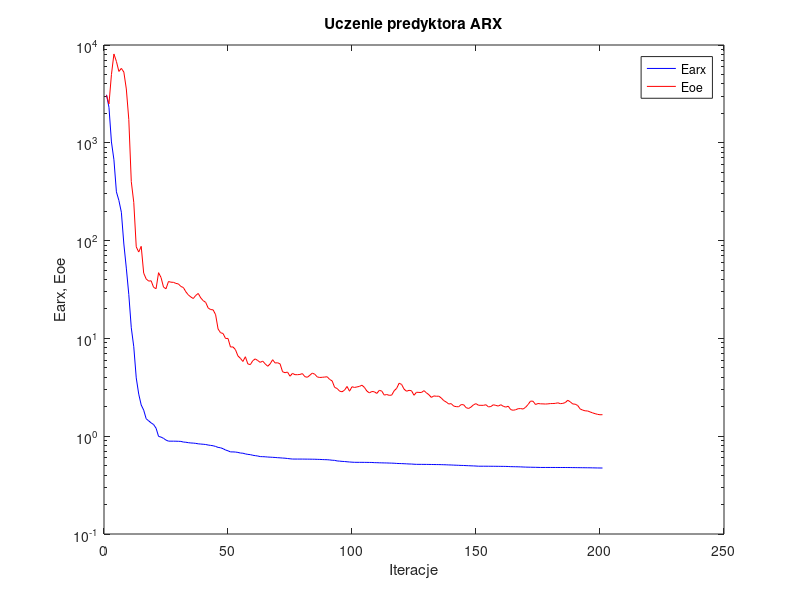
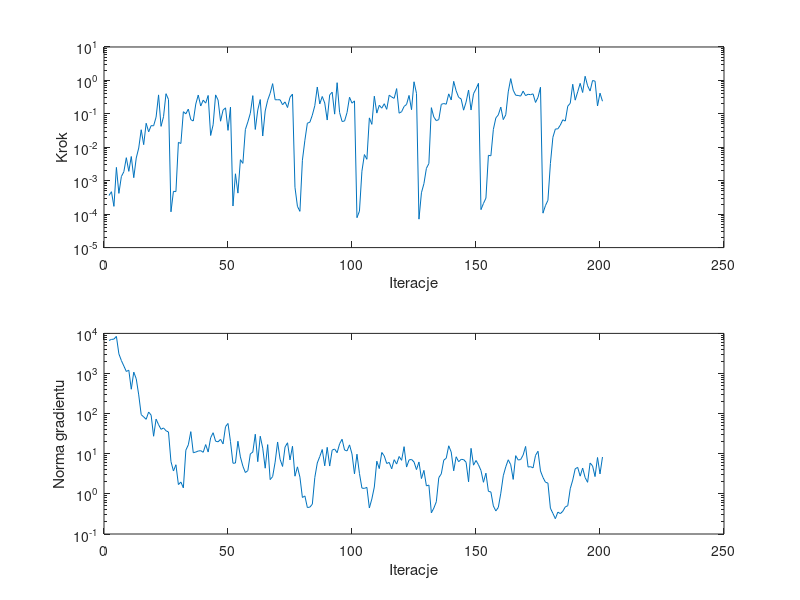

Write MATLAB code to recreate these figures, in order.
%uczenie predyktora arx
clear all;
n=0; farx(n+1)=3.098838e+003; foe(n+1)=3.068623e+003; wspucz(n+1)=0.000000e+000; ng(n+1)=0.000000e+000;
%odnowa zmiennej metryki
n=1; farx(n+1)=2.307228e+003; foe(n+1)=2.499392e+003; krok(n+1)=3.606707e-004; ng(n+1)=6.678757e+003;
n=2; farx(n+1)=1.019990e+003; foe(n+1)=4.984811e+003; krok(n+1)=4.691225e-004; ng(n+1)=7.064123e+003;
n=3; farx(n+1)=6.707606e+002; foe(n+1)=8.099342e+003; krok(n+1)=1.711903e-004; ng(n+1)=7.205511e+003;
n=4; farx(n+1)=3.153307e+002; foe(n+1)=6.792108e+003; krok(n+1)=2.501815e-003; ng(n+1)=8.424341e+003;
n=5; farx(n+1)=2.575330e+002; foe(n+1)=5.367511e+003; krok(n+1)=4.187132e-004; ng(n+1)=3.087481e+003;
n=6; farx(n+1)=1.949854e+002; foe(n+1)=5.770074e+003; krok(n+1)=1.330026e-003; ng(n+1)=2.108167e+003;
n=7; farx(n+1)=9.236112e+001; foe(n+1)=5.285905e+003; krok(n+1)=1.861026e-003; ng(n+1)=1.540244e+003;
n=8; farx(n+1)=5.230404e+001; foe(n+1)=3.549962e+003; krok(n+1)=4.884963e-003; ng(n+1)=1.123979e+003;
n=9; farx(n+1)=2.806673e+001; foe(n+1)=1.729527e+003; krok(n+1)=1.908037e-003; ng(n+1)=1.209441e+003;
n=10; farx(n+1)=1.284551e+001; foe(n+1)=4.011751e+002; krok(n+1)=5.303205e-003; ng(n+1)=4.057366e+002;
n=11; farx(n+1)=8.220526e+000; foe(n+1)=2.463379e+002; krok(n+1)=1.233312e-003; ng(n+1)=1.084366e+003;
n=12; farx(n+1)=3.948050e+000; foe(n+1)=8.635100e+001; krok(n+1)=4.776032e-003; ng(n+1)=7.386236e+002;
n=13; farx(n+1)=2.695027e+000; foe(n+1)=7.639654e+001; krok(n+1)=9.513276e-003; ng(n+1)=2.933592e+002;
n=14; farx(n+1)=2.086324e+000; foe(n+1)=8.731799e+001; krok(n+1)=3.347423e-002; ng(n+1)=9.442309e+001;
n=15; farx(n+1)=1.848304e+000; foe(n+1)=4.649567e+001; krok(n+1)=1.199493e-002; ng(n+1)=8.286690e+001;
n=16; farx(n+1)=1.509758e+000; foe(n+1)=4.057272e+001; krok(n+1)=5.234463e-002; ng(n+1)=7.223637e+001;
n=17; farx(n+1)=1.436189e+000; foe(n+1)=3.854652e+001; krok(n+1)=2.896961e-002; ng(n+1)=1.098839e+002;
n=18; farx(n+1)=1.369018e+000; foe(n+1)=3.882296e+001; krok(n+1)=4.446078e-002; ng(n+1)=9.177283e+001;
n=19; farx(n+1)=1.315592e+000; foe(n+1)=3.327225e+001; krok(n+1)=4.388300e-002; ng(n+1)=2.732363e+001;
n=20; farx(n+1)=1.206728e+000; foe(n+1)=3.223865e+001; krok(n+1)=7.959957e-002; ng(n+1)=7.295043e+001;
n=21; farx(n+1)=9.950360e-001; foe(n+1)=4.699756e+001; krok(n+1)=3.691454e-001; ng(n+1)=5.317138e+001;
n=22; farx(n+1)=9.793416e-001; foe(n+1)=4.190196e+001; krok(n+1)=4.226396e-002; ng(n+1)=4.062763e+001;
n=23; farx(n+1)=9.505744e-001; foe(n+1)=3.343484e+001; krok(n+1)=8.219922e-002; ng(n+1)=4.397025e+001;
n=24; farx(n+1)=9.125532e-001; foe(n+1)=3.217560e+001; krok(n+1)=4.004429e-001; ng(n+1)=3.745955e+001;
n=25; farx(n+1)=8.901216e-001; foe(n+1)=3.816187e+001; krok(n+1)=2.695720e-001; ng(n+1)=3.486008e+001;
%odnowa zmiennej metryki
n=26; farx(n+1)=8.898540e-001; foe(n+1)=3.755768e+001; krok(n+1)=1.174532e-004; ng(n+1)=6.397514e+000;
n=27; farx(n+1)=8.896018e-001; foe(n+1)=3.744075e+001; krok(n+1)=4.820713e-004; ng(n+1)=3.717432e+000;
n=28; farx(n+1)=8.888977e-001; foe(n+1)=3.650262e+001; krok(n+1)=4.723973e-004; ng(n+1)=5.324859e+000;
n=29; farx(n+1)=8.869902e-001; foe(n+1)=3.605971e+001; krok(n+1)=1.406421e-002; ng(n+1)=1.706508e+000;
n=30; farx(n+1)=8.850549e-001; foe(n+1)=3.395380e+001; krok(n+1)=1.299379e-002; ng(n+1)=1.973647e+000;
n=31; farx(n+1)=8.716144e-001; foe(n+1)=3.315701e+001; krok(n+1)=1.160291e-001; ng(n+1)=1.410075e+000;
n=32; farx(n+1)=8.674334e-001; foe(n+1)=2.995821e+001; krok(n+1)=1.001107e-001; ng(n+1)=1.227913e+001;
n=33; farx(n+1)=8.588193e-001; foe(n+1)=2.787090e+001; krok(n+1)=1.389676e-001; ng(n+1)=1.670145e+001;
n=34; farx(n+1)=8.527024e-001; foe(n+1)=2.651967e+001; krok(n+1)=6.722782e-002; ng(n+1)=3.557394e+001;
n=35; farx(n+1)=8.500999e-001; foe(n+1)=2.557153e+001; krok(n+1)=6.109779e-002; ng(n+1)=1.058810e+001;
n=36; farx(n+1)=8.447215e-001; foe(n+1)=2.752602e+001; krok(n+1)=1.961845e-001; ng(n+1)=1.103398e+001;
n=37; farx(n+1)=8.358116e-001; foe(n+1)=2.881438e+001; krok(n+1)=3.655097e-001; ng(n+1)=1.169568e+001;
n=38; farx(n+1)=8.313648e-001; foe(n+1)=2.597296e+001; krok(n+1)=1.717868e-001; ng(n+1)=1.194038e+001;
n=39; farx(n+1)=8.273114e-001; foe(n+1)=2.432182e+001; krok(n+1)=2.565715e-001; ng(n+1)=1.087960e+001;
n=40; farx(n+1)=8.223057e-001; foe(n+1)=2.334189e+001; krok(n+1)=2.093785e-001; ng(n+1)=1.693757e+001;
n=41; farx(n+1)=8.123872e-001; foe(n+1)=2.047484e+001; krok(n+1)=3.550835e-001; ng(n+1)=1.104764e+001;
n=42; farx(n+1)=8.052835e-001; foe(n+1)=1.971560e+001; krok(n+1)=2.254527e-002; ng(n+1)=2.507606e+001;
n=43; farx(n+1)=7.988961e-001; foe(n+1)=1.959228e+001; krok(n+1)=4.715694e-002; ng(n+1)=3.344593e+001;
n=44; farx(n+1)=7.855224e-001; foe(n+1)=1.747838e+001; krok(n+1)=3.691454e-001; ng(n+1)=2.055047e+001;
n=45; farx(n+1)=7.685448e-001; foe(n+1)=1.247092e+001; krok(n+1)=2.583432e-001; ng(n+1)=1.987171e+001;
n=46; farx(n+1)=7.614517e-001; foe(n+1)=1.142523e+001; krok(n+1)=6.024636e-002; ng(n+1)=2.290029e+001;
n=47; farx(n+1)=7.451479e-001; foe(n+1)=1.123314e+001; krok(n+1)=1.288588e-001; ng(n+1)=1.758725e+001;
n=48; farx(n+1)=7.227880e-001; foe(n+1)=9.988810e+000; krok(n+1)=1.513424e-001; ng(n+1)=4.740984e+001;
n=49; farx(n+1)=7.089836e-001; foe(n+1)=9.992562e+000; krok(n+1)=3.207144e-002; ng(n+1)=5.689194e+001;
n=50; farx(n+1)=6.911704e-001; foe(n+1)=8.160756e+000; krok(n+1)=1.590363e-001; ng(n+1)=2.002685e+001;
%odnowa zmiennej metryki
n=51; farx(n+1)=6.909630e-001; foe(n+1)=8.190109e+000; krok(n+1)=1.752601e-004; ng(n+1)=5.802362e+000;
n=52; farx(n+1)=6.886583e-001; foe(n+1)=7.672935e+000; krok(n+1)=1.612540e-003; ng(n+1)=5.864777e+000;
n=53; farx(n+1)=6.826611e-001; foe(n+1)=6.621849e+000; krok(n+1)=4.261938e-004; ng(n+1)=2.051125e+001;
n=54; farx(n+1)=6.729839e-001; foe(n+1)=6.258385e+000; krok(n+1)=4.258262e-003; ng(n+1)=8.336224e+000;
n=55; farx(n+1)=6.699769e-001; foe(n+1)=5.807937e+000; krok(n+1)=3.303309e-003; ng(n+1)=4.904161e+000;
n=56; farx(n+1)=6.593311e-001; foe(n+1)=6.493639e+000; krok(n+1)=3.377159e-002; ng(n+1)=3.404341e+000;
n=57; farx(n+1)=6.518503e-001; foe(n+1)=5.483586e+000; krok(n+1)=5.737813e-002; ng(n+1)=3.794439e+000;
n=58; farx(n+1)=6.479383e-001; foe(n+1)=5.393343e+000; krok(n+1)=1.039503e-001; ng(n+1)=9.918141e+000;
n=59; farx(n+1)=6.381901e-001; foe(n+1)=5.917748e+000; krok(n+1)=3.505976e-001; ng(n+1)=1.102620e+001;
n=60; farx(n+1)=6.327678e-001; foe(n+1)=6.176216e+000; krok(n+1)=3.413297e-002; ng(n+1)=3.067166e+001;
n=61; farx(n+1)=6.271118e-001; foe(n+1)=5.934155e+000; krok(n+1)=1.297327e-001; ng(n+1)=6.348280e+000;
n=62; farx(n+1)=6.186849e-001; foe(n+1)=5.689950e+000; krok(n+1)=2.677938e-001; ng(n+1)=2.734157e+001;
n=63; farx(n+1)=6.178050e-001; foe(n+1)=5.858953e+000; krok(n+1)=2.173419e-002; ng(n+1)=1.382812e+001;
n=64; farx(n+1)=6.158524e-001; foe(n+1)=5.487212e+000; krok(n+1)=1.221956e-001; ng(n+1)=4.367381e+000;
n=65; farx(n+1)=6.124996e-001; foe(n+1)=5.189150e+000; krok(n+1)=2.553603e-001; ng(n+1)=1.691102e+001;
n=66; farx(n+1)=6.105284e-001; foe(n+1)=5.494616e+000; krok(n+1)=4.128102e-001; ng(n+1)=2.267829e+000;
n=67; farx(n+1)=6.082618e-001; foe(n+1)=6.055373e+000; krok(n+1)=8.008859e-001; ng(n+1)=2.702183e+000;
n=68; farx(n+1)=6.059655e-001; foe(n+1)=5.604583e+000; krok(n+1)=2.640676e-001; ng(n+1)=6.177534e+000;
n=69; farx(n+1)=6.029756e-001; foe(n+1)=5.636845e+000; krok(n+1)=2.640812e-001; ng(n+1)=1.965707e+001;
n=70; farx(n+1)=6.009433e-001; foe(n+1)=5.488229e+000; krok(n+1)=2.635881e-001; ng(n+1)=7.284590e+000;
n=71; farx(n+1)=5.979176e-001; foe(n+1)=4.561148e+000; krok(n+1)=1.869994e-001; ng(n+1)=4.824299e+000;
n=72; farx(n+1)=5.958832e-001; foe(n+1)=4.459368e+000; krok(n+1)=2.271963e-001; ng(n+1)=1.468090e+001;
n=73; farx(n+1)=5.915371e-001; foe(n+1)=4.527706e+000; krok(n+1)=1.545805e-001; ng(n+1)=1.878609e+001;
n=74; farx(n+1)=5.875483e-001; foe(n+1)=4.103849e+000; krok(n+1)=3.132115e-001; ng(n+1)=7.030912e+000;
n=75; farx(n+1)=5.840540e-001; foe(n+1)=4.389978e+000; krok(n+1)=3.903951e-001; ng(n+1)=1.539086e+001;
%odnowa zmiennej metryki
n=76; farx(n+1)=5.838885e-001; foe(n+1)=4.256982e+000; krok(n+1)=6.369581e-004; ng(n+1)=2.761354e+000;
n=77; farx(n+1)=5.837508e-001; foe(n+1)=4.255361e+000; krok(n+1)=1.711903e-004; ng(n+1)=4.717925e+000;
n=78; farx(n+1)=5.837224e-001; foe(n+1)=4.279755e+000; krok(n+1)=1.213020e-004; ng(n+1)=2.614166e+000;
n=79; farx(n+1)=5.836090e-001; foe(n+1)=4.365418e+000; krok(n+1)=4.102156e-003; ng(n+1)=8.130810e-001;
n=80; farx(n+1)=5.831253e-001; foe(n+1)=4.061679e+000; krok(n+1)=1.625772e-002; ng(n+1)=8.879739e-001;
n=81; farx(n+1)=5.828124e-001; foe(n+1)=4.004874e+000; krok(n+1)=5.266571e-002; ng(n+1)=4.568190e-001;
n=82; farx(n+1)=5.824364e-001; foe(n+1)=4.198394e+000; krok(n+1)=5.598693e-002; ng(n+1)=4.672504e-001;
n=83; farx(n+1)=5.818485e-001; foe(n+1)=4.421316e+000; krok(n+1)=9.137743e-002; ng(n+1)=5.522414e-001;
n=84; farx(n+1)=5.813155e-001; foe(n+1)=4.296242e+000; krok(n+1)=1.755320e-001; ng(n+1)=2.550995e+000;
n=85; farx(n+1)=5.798593e-001; foe(n+1)=4.034216e+000; krok(n+1)=6.349517e-001; ng(n+1)=5.889918e+000;
n=86; farx(n+1)=5.788519e-001; foe(n+1)=3.986162e+000; krok(n+1)=1.981558e-001; ng(n+1)=8.521583e+000;
n=87; farx(n+1)=5.771721e-001; foe(n+1)=4.002418e+000; krok(n+1)=3.307424e-001; ng(n+1)=1.276306e+001;
n=88; farx(n+1)=5.757579e-001; foe(n+1)=4.027191e+000; krok(n+1)=2.114117e-001; ng(n+1)=5.000549e+000;
n=89; farx(n+1)=5.748675e-001; foe(n+1)=4.051324e+000; krok(n+1)=6.533169e-002; ng(n+1)=1.446151e+001;
n=90; farx(n+1)=5.720747e-001; foe(n+1)=3.804237e+000; krok(n+1)=3.691454e-001; ng(n+1)=4.939170e+000;
n=91; farx(n+1)=5.679318e-001; foe(n+1)=3.674611e+000; krok(n+1)=4.452012e-001; ng(n+1)=1.229768e+001;
n=92; farx(n+1)=5.661840e-001; foe(n+1)=3.154140e+000; krok(n+1)=9.809225e-002; ng(n+1)=1.312742e+001;
n=93; farx(n+1)=5.587076e-001; foe(n+1)=3.075958e+000; krok(n+1)=8.551844e-001; ng(n+1)=1.060759e+001;
n=94; farx(n+1)=5.560306e-001; foe(n+1)=2.886724e+000; krok(n+1)=1.093247e-001; ng(n+1)=1.771578e+001;
n=95; farx(n+1)=5.528215e-001; foe(n+1)=2.846672e+000; krok(n+1)=5.908701e-002; ng(n+1)=2.299271e+001;
n=96; farx(n+1)=5.509371e-001; foe(n+1)=2.958045e+000; krok(n+1)=6.105720e-002; ng(n+1)=1.239437e+001;
n=97; farx(n+1)=5.477911e-001; foe(n+1)=3.225971e+000; krok(n+1)=1.096481e-001; ng(n+1)=1.177924e+001;
n=98; farx(n+1)=5.448726e-001; foe(n+1)=2.884312e+000; krok(n+1)=3.140763e-001; ng(n+1)=1.666089e+001;
n=99; farx(n+1)=5.425873e-001; foe(n+1)=3.205444e+000; krok(n+1)=2.088018e-001; ng(n+1)=9.874883e+000;
n=100; farx(n+1)=5.408994e-001; foe(n+1)=3.151300e+000; krok(n+1)=2.442288e-001; ng(n+1)=3.156348e+000;
%odnowa zmiennej metryki
n=101; farx(n+1)=5.405655e-001; foe(n+1)=3.189738e+000; krok(n+1)=7.847260e-005; ng(n+1)=9.748240e+000;
n=102; farx(n+1)=5.405235e-001; foe(n+1)=3.229712e+000; krok(n+1)=1.231773e-004; ng(n+1)=3.237410e+000;
n=103; farx(n+1)=5.403865e-001; foe(n+1)=3.323059e+000; krok(n+1)=1.929064e-003; ng(n+1)=1.392770e+000;
n=104; farx(n+1)=5.400313e-001; foe(n+1)=3.155191e+000; krok(n+1)=6.065270e-003; ng(n+1)=1.369506e+000;
n=105; farx(n+1)=5.397344e-001; foe(n+1)=2.894150e+000; krok(n+1)=4.372259e-003; ng(n+1)=1.453747e+000;
n=106; farx(n+1)=5.392667e-001; foe(n+1)=2.771074e+000; krok(n+1)=7.579082e-002; ng(n+1)=4.452133e-001;
n=107; farx(n+1)=5.388911e-001; foe(n+1)=2.864873e+000; krok(n+1)=4.852216e-002; ng(n+1)=7.465383e-001;
n=108; farx(n+1)=5.365813e-001; foe(n+1)=2.846842e+000; krok(n+1)=3.372291e-001; ng(n+1)=1.484942e+000;
n=109; farx(n+1)=5.361502e-001; foe(n+1)=2.736109e+000; krok(n+1)=1.053314e-001; ng(n+1)=6.526442e+000;
n=110; farx(n+1)=5.347630e-001; foe(n+1)=2.943352e+000; krok(n+1)=1.803622e-001; ng(n+1)=4.266513e+000;
n=111; farx(n+1)=5.340567e-001; foe(n+1)=2.894514e+000; krok(n+1)=1.478545e-001; ng(n+1)=1.076233e+001;
n=112; farx(n+1)=5.331685e-001; foe(n+1)=2.632178e+000; krok(n+1)=2.007982e-001; ng(n+1)=8.851413e+000;
n=113; farx(n+1)=5.326341e-001; foe(n+1)=2.668077e+000; krok(n+1)=1.365319e-001; ng(n+1)=5.716353e+000;
n=114; farx(n+1)=5.313444e-001; foe(n+1)=2.618555e+000; krok(n+1)=3.619299e-001; ng(n+1)=6.093205e+000;
n=115; farx(n+1)=5.305066e-001; foe(n+1)=2.629695e+000; krok(n+1)=3.183983e-001; ng(n+1)=4.208733e+000;
n=116; farx(n+1)=5.291797e-001; foe(n+1)=2.917101e+000; krok(n+1)=2.912288e-001; ng(n+1)=7.119826e+000;
n=117; farx(n+1)=5.268374e-001; foe(n+1)=3.082568e+000; krok(n+1)=5.692710e-001; ng(n+1)=5.537415e+000;
n=118; farx(n+1)=5.254948e-001; foe(n+1)=3.482703e+000; krok(n+1)=1.047148e-001; ng(n+1)=8.555427e+000;
n=119; farx(n+1)=5.246438e-001; foe(n+1)=3.382326e+000; krok(n+1)=1.158784e-001; ng(n+1)=6.854741e+000;
n=120; farx(n+1)=5.232037e-001; foe(n+1)=3.025860e+000; krok(n+1)=1.663330e-001; ng(n+1)=1.502261e+001;
n=121; farx(n+1)=5.218150e-001; foe(n+1)=2.882244e+000; krok(n+1)=1.914311e-001; ng(n+1)=4.658480e+000;
n=122; farx(n+1)=5.200090e-001; foe(n+1)=2.944869e+000; krok(n+1)=3.556863e-001; ng(n+1)=7.014776e+000;
n=123; farx(n+1)=5.193639e-001; foe(n+1)=2.916419e+000; krok(n+1)=1.331836e-001; ng(n+1)=7.228134e+000;
n=124; farx(n+1)=5.169324e-001; foe(n+1)=2.620424e+000; krok(n+1)=9.110982e-001; ng(n+1)=6.258085e+000;
n=125; farx(n+1)=5.155615e-001; foe(n+1)=2.814806e+000; krok(n+1)=4.108715e-001; ng(n+1)=4.029077e+000;
%odnowa zmiennej metryki
n=126; farx(n+1)=5.154499e-001; foe(n+1)=2.803942e+000; krok(n+1)=7.092424e-005; ng(n+1)=6.234325e+000;
n=127; farx(n+1)=5.153685e-001; foe(n+1)=2.796922e+000; krok(n+1)=4.373979e-004; ng(n+1)=2.405779e+000;
n=128; farx(n+1)=5.149746e-001; foe(n+1)=2.923428e+000; krok(n+1)=8.178849e-004; ng(n+1)=3.851612e+000;
n=129; farx(n+1)=5.147512e-001; foe(n+1)=2.777564e+000; krok(n+1)=2.349366e-003; ng(n+1)=1.578869e+000;
n=130; farx(n+1)=5.144337e-001; foe(n+1)=2.655153e+000; krok(n+1)=3.271540e-003; ng(n+1)=1.662362e+000;
n=131; farx(n+1)=5.139397e-001; foe(n+1)=2.493450e+000; krok(n+1)=1.532184e-001; ng(n+1)=3.367683e-001;
n=132; farx(n+1)=5.133971e-001; foe(n+1)=2.580851e+000; krok(n+1)=8.005809e-002; ng(n+1)=4.425149e-001;
n=133; farx(n+1)=5.128798e-001; foe(n+1)=2.561270e+000; krok(n+1)=6.259203e-002; ng(n+1)=6.374756e-001;
n=134; farx(n+1)=5.126882e-001; foe(n+1)=2.566496e+000; krok(n+1)=6.754791e-002; ng(n+1)=2.541768e+000;
n=135; farx(n+1)=5.118556e-001; foe(n+1)=2.457526e+000; krok(n+1)=1.919924e-001; ng(n+1)=3.150048e+000;
n=136; farx(n+1)=5.110439e-001; foe(n+1)=2.311405e+000; krok(n+1)=2.038866e-001; ng(n+1)=6.929615e+000;
n=137; farx(n+1)=5.100656e-001; foe(n+1)=2.236675e+000; krok(n+1)=1.943277e-001; ng(n+1)=7.735757e+000;
n=138; farx(n+1)=5.085824e-001; foe(n+1)=2.135510e+000; krok(n+1)=3.963116e-001; ng(n+1)=1.579956e+001;
n=139; farx(n+1)=5.078973e-001; foe(n+1)=2.152561e+000; krok(n+1)=2.601236e-001; ng(n+1)=1.104310e+001;
n=140; farx(n+1)=5.062296e-001; foe(n+1)=2.033075e+000; krok(n+1)=9.372047e-001; ng(n+1)=3.763318e+000;
n=141; farx(n+1)=5.051861e-001; foe(n+1)=2.005518e+000; krok(n+1)=4.884576e-001; ng(n+1)=8.415836e+000;
n=142; farx(n+1)=5.040324e-001; foe(n+1)=1.999984e+000; krok(n+1)=3.116529e-001; ng(n+1)=6.339879e+000;
n=143; farx(n+1)=5.025941e-001; foe(n+1)=2.103286e+000; krok(n+1)=2.798246e-001; ng(n+1)=7.244839e+000;
n=144; farx(n+1)=5.019830e-001; foe(n+1)=2.099005e+000; krok(n+1)=1.288873e-001; ng(n+1)=7.166767e+000;
n=145; farx(n+1)=5.004077e-001; foe(n+1)=1.959358e+000; krok(n+1)=2.249366e-001; ng(n+1)=6.137651e+000;
n=146; farx(n+1)=4.993381e-001; foe(n+1)=1.920890e+000; krok(n+1)=5.166865e-001; ng(n+1)=1.999070e+000;
n=147; farx(n+1)=4.978607e-001; foe(n+1)=1.986126e+000; krok(n+1)=1.304848e-001; ng(n+1)=1.365045e+001;
n=148; farx(n+1)=4.968857e-001; foe(n+1)=2.096221e+000; krok(n+1)=4.004429e-001; ng(n+1)=5.195096e+000;
n=149; farx(n+1)=4.953780e-001; foe(n+1)=2.151918e+000; krok(n+1)=5.558705e-001; ng(n+1)=6.805024e+000;
n=150; farx(n+1)=4.934748e-001; foe(n+1)=2.071330e+000; krok(n+1)=8.179879e-001; ng(n+1)=5.312066e+000;
%odnowa zmiennej metryki
n=151; farx(n+1)=4.933900e-001; foe(n+1)=2.069696e+000; krok(n+1)=1.366331e-004; ng(n+1)=3.836357e+000;
n=152; farx(n+1)=4.933494e-001; foe(n+1)=2.067422e+000; krok(n+1)=2.084136e-004; ng(n+1)=1.946517e+000;
n=153; farx(n+1)=4.932610e-001; foe(n+1)=2.098545e+000; krok(n+1)=3.018569e-004; ng(n+1)=3.281249e+000;
n=154; farx(n+1)=4.930460e-001; foe(n+1)=1.992860e+000; krok(n+1)=5.767896e-003; ng(n+1)=1.157987e+000;
n=155; farx(n+1)=4.928425e-001; foe(n+1)=2.011852e+000; krok(n+1)=5.557598e-003; ng(n+1)=1.115850e+000;
n=156; farx(n+1)=4.926065e-001; foe(n+1)=2.096203e+000; krok(n+1)=3.432277e-002; ng(n+1)=5.006107e-001;
n=157; farx(n+1)=4.923482e-001; foe(n+1)=2.065185e+000; krok(n+1)=7.549232e-002; ng(n+1)=3.754603e-001;
n=158; farx(n+1)=4.920168e-001; foe(n+1)=2.033253e+000; krok(n+1)=9.327289e-002; ng(n+1)=4.604831e-001;
n=159; farx(n+1)=4.916666e-001; foe(n+1)=2.098463e+000; krok(n+1)=1.591991e-001; ng(n+1)=1.039785e+000;
n=160; farx(n+1)=4.913836e-001; foe(n+1)=2.023245e+000; krok(n+1)=6.721749e-002; ng(n+1)=2.831562e+000;
n=161; farx(n+1)=4.909648e-001; foe(n+1)=1.983801e+000; krok(n+1)=9.359461e-002; ng(n+1)=4.733074e+000;
n=162; farx(n+1)=4.899930e-001; foe(n+1)=2.026142e+000; krok(n+1)=4.547265e-001; ng(n+1)=7.076793e+000;
n=163; farx(n+1)=4.884065e-001; foe(n+1)=1.869523e+000; krok(n+1)=1.131462e+000; ng(n+1)=5.338785e+000;
n=164; farx(n+1)=4.879020e-001; foe(n+1)=1.842128e+000; krok(n+1)=5.107206e-001; ng(n+1)=2.295089e+000;
n=165; farx(n+1)=4.872652e-001; foe(n+1)=1.865586e+000; krok(n+1)=3.607908e-001; ng(n+1)=8.970444e+000;
n=166; farx(n+1)=4.866348e-001; foe(n+1)=1.910578e+000; krok(n+1)=3.550835e-001; ng(n+1)=6.988912e+000;
n=167; farx(n+1)=4.856916e-001; foe(n+1)=1.916099e+000; krok(n+1)=3.388186e-001; ng(n+1)=7.172979e+000;
n=168; farx(n+1)=4.842507e-001; foe(n+1)=1.896267e+000; krok(n+1)=4.787134e-001; ng(n+1)=9.297482e+000;
n=169; farx(n+1)=4.831397e-001; foe(n+1)=1.976133e+000; krok(n+1)=3.510640e-001; ng(n+1)=1.523694e+001;
n=170; farx(n+1)=4.823640e-001; foe(n+1)=2.109491e+000; krok(n+1)=3.854790e-001; ng(n+1)=4.667576e+000;
n=171; farx(n+1)=4.817103e-001; foe(n+1)=2.286603e+000; krok(n+1)=3.743213e-001; ng(n+1)=4.767770e+000;
n=172; farx(n+1)=4.811590e-001; foe(n+1)=2.276638e+000; krok(n+1)=3.963765e-001; ng(n+1)=4.446956e+000;
n=173; farx(n+1)=4.806092e-001; foe(n+1)=2.109663e+000; krok(n+1)=2.193298e-001; ng(n+1)=9.127880e+000;
n=174; farx(n+1)=4.800294e-001; foe(n+1)=2.158424e+000; krok(n+1)=3.114411e-001; ng(n+1)=1.154917e+001;
n=175; farx(n+1)=4.791158e-001; foe(n+1)=2.143556e+000; krok(n+1)=6.246649e-001; ng(n+1)=3.726855e+000;
%odnowa zmiennej metryki
n=176; farx(n+1)=4.790818e-001; foe(n+1)=2.140548e+000; krok(n+1)=1.070946e-004; ng(n+1)=2.571744e+000;
n=177; farx(n+1)=4.790589e-001; foe(n+1)=2.132677e+000; krok(n+1)=1.802468e-004; ng(n+1)=1.953398e+000;
n=178; farx(n+1)=4.790319e-001; foe(n+1)=2.141530e+000; krok(n+1)=2.594055e-004; ng(n+1)=1.855535e+000;
n=179; farx(n+1)=4.790116e-001; foe(n+1)=2.155567e+000; krok(n+1)=3.272337e-003; ng(n+1)=4.406187e-001;
n=180; farx(n+1)=4.789484e-001; foe(n+1)=2.158777e+000; krok(n+1)=1.987953e-002; ng(n+1)=3.263626e-001;
n=181; farx(n+1)=4.788805e-001; foe(n+1)=2.165650e+000; krok(n+1)=3.522595e-002; ng(n+1)=2.407235e-001;
n=182; farx(n+1)=4.787396e-001; foe(n+1)=2.194751e+000; krok(n+1)=3.557944e-002; ng(n+1)=3.511749e-001;
n=183; farx(n+1)=4.786539e-001; foe(n+1)=2.151227e+000; krok(n+1)=4.614317e-002; ng(n+1)=3.220219e-001;
n=184; farx(n+1)=4.786004e-001; foe(n+1)=2.166238e+000; krok(n+1)=6.647460e-002; ng(n+1)=3.683644e-001;
n=185; farx(n+1)=4.785142e-001; foe(n+1)=2.207358e+000; krok(n+1)=6.081676e-002; ng(n+1)=4.738016e-001;
n=186; farx(n+1)=4.783347e-001; foe(n+1)=2.330725e+000; krok(n+1)=1.702433e-001; ng(n+1)=5.074014e-001;
n=187; farx(n+1)=4.781387e-001; foe(n+1)=2.246771e+000; krok(n+1)=2.064051e-001; ng(n+1)=1.344232e+000;
n=188; farx(n+1)=4.775265e-001; foe(n+1)=2.137248e+000; krok(n+1)=7.676757e-001; ng(n+1)=2.206367e+000;
n=189; farx(n+1)=4.773220e-001; foe(n+1)=2.124556e+000; krok(n+1)=2.569287e-001; ng(n+1)=4.223628e+000;
n=190; farx(n+1)=4.769799e-001; foe(n+1)=2.060432e+000; krok(n+1)=4.555491e-001; ng(n+1)=4.575183e+000;
n=191; farx(n+1)=4.765858e-001; foe(n+1)=1.899984e+000; krok(n+1)=8.179879e-001; ng(n+1)=2.764083e+000;
n=192; farx(n+1)=4.762926e-001; foe(n+1)=1.849314e+000; krok(n+1)=4.352152e-001; ng(n+1)=4.407456e+000;
n=193; farx(n+1)=4.758885e-001; foe(n+1)=1.818333e+000; krok(n+1)=1.331376e+000; ng(n+1)=2.550172e+000;
n=194; farx(n+1)=4.756571e-001; foe(n+1)=1.810878e+000; krok(n+1)=6.912919e-001; ng(n+1)=1.942917e+000;
n=195; farx(n+1)=4.753632e-001; foe(n+1)=1.771313e+000; krok(n+1)=4.819709e-001; ng(n+1)=5.865246e+000;
n=196; farx(n+1)=4.746942e-001; foe(n+1)=1.732294e+000; krok(n+1)=9.928979e-001; ng(n+1)=4.990650e+000;
n=197; farx(n+1)=4.741218e-001; foe(n+1)=1.700290e+000; krok(n+1)=9.512526e-001; ng(n+1)=2.699752e+000;
n=198; farx(n+1)=4.735220e-001; foe(n+1)=1.673519e+000; krok(n+1)=1.717868e-001; ng(n+1)=8.071729e+000;
n=199; farx(n+1)=4.731943e-001; foe(n+1)=1.656560e+000; krok(n+1)=4.158012e-001; ng(n+1)=3.143324e+000;
n=200; farx(n+1)=4.728747e-001; foe(n+1)=1.660086e+000; krok(n+1)=2.385171e-001; ng(n+1)=8.291892e+000;

figure; semilogy(farx,'b'); hold on; semilogy(foe,'r'); xlabel('Iteracje'); ylabel('Earx, Eoe'); legend('Earx','Eoe'); title('Uczenie predyktora ARX');
figure; subplot(2,1,1); semilogy(krok); xlabel('Iteracje'); ylabel('Krok');
subplot(2,1,2); semilogy(ng); xlabel('Iteracje'); ylabel('Norma gradientu');
Earx=farx(n+1)
Eoe=foe(n+1)
